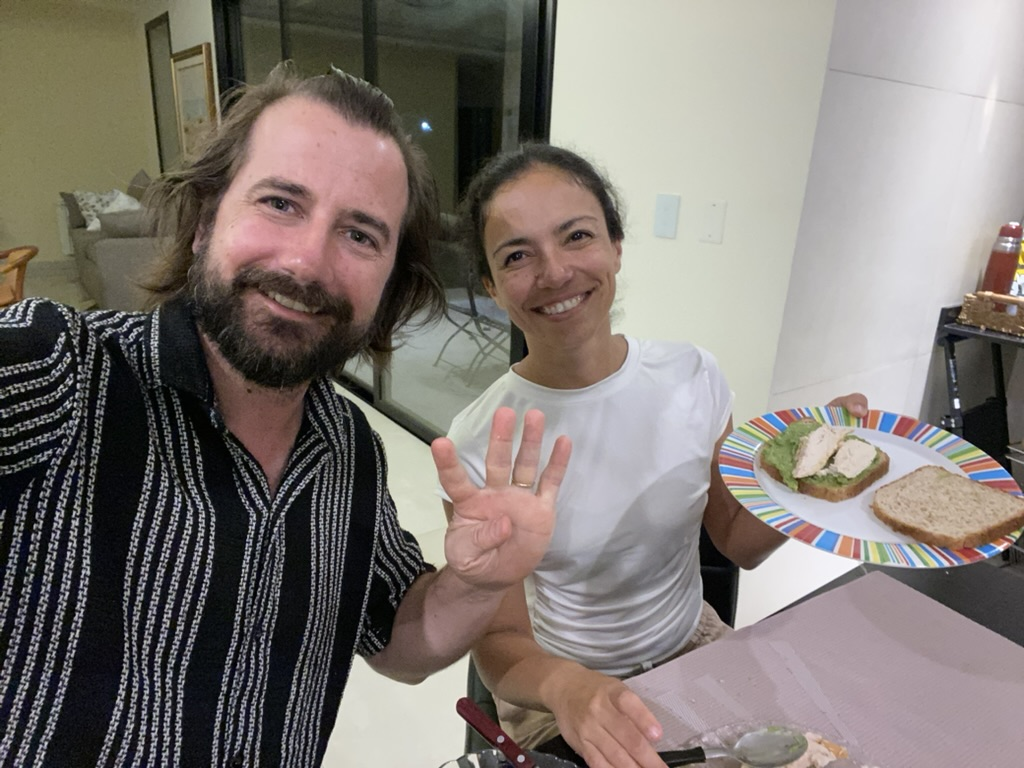
#> input picture assets/foto-original.jpeg, 1024 x 768 px, given in place of akypchan.png, which was not available
$ python make_faces.py
#> lines starting #> are read from the running program, lines starting #| are printed output that depends on the picture; pictures that were not available may be replaced by others from this repository, and a replacement may not be noted
from pathlib import Path
from collections import deque

from PIL import Image, ImageEnhance, ImageFilter


ROOT = Path(__file__).resolve().parents[1]
SRC = ROOT / "assets" / "akypchan.png"


def is_checker_pixel(pixel):
    r, g, b, _ = pixel
    return max(r, g, b) - min(r, g, b) <= 12 and min(r, g, b) >= 184


def remove_checker_background(image):
    width, height = image.size
#> width = 1053; height = 1568
    pixels = image.load()
    background = Image.new("L", image.size, 0)
#> background: PIL image 1053x1568 L; every value is 0
    bg_pixels = background.load()
    queue = deque()

    for x in range(width):
        queue.append((x, 0))
        queue.append((x, height - 1))
    for y in range(height):
        queue.append((0, y))
        queue.append((width - 1, y))

    while queue:
        x, y = queue.popleft()
        if x < 0 or y < 0 or x >= width or y >= height:
            continue
        if bg_pixels[x, y] or not is_checker_pixel(pixels[x, y]):
            continue

        bg_pixels[x, y] = 255
        queue.append((x + 1, y))
        queue.append((x - 1, y))
        queue.append((x, y + 1))
        queue.append((x, y - 1))

    alpha = Image.eval(background.filter(ImageFilter.GaussianBlur(1.2)), lambda v: 255 - v)
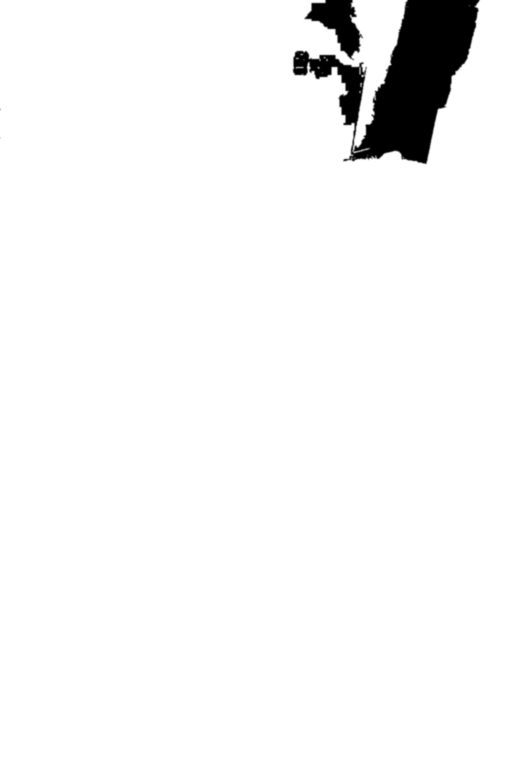
#> alpha: PIL image 1053x1568 L (shown at 1/2 size); min 0, max 255, mean 245.8
    cleaned = image.copy()
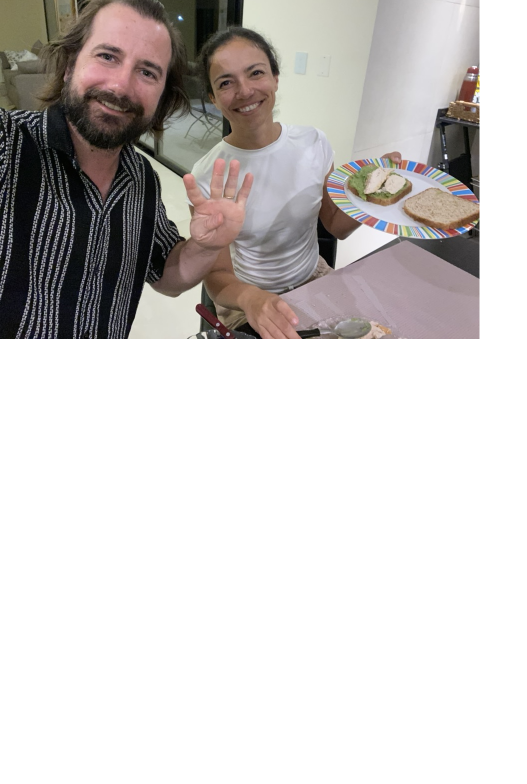
#> cleaned: PIL image 1053x1568 RGBA (shown at 1/2 size); mean R, G, B, A 51.8, 48.4, 46.8, 100.4; transparent parts drawn white
    cleaned.putalpha(alpha)
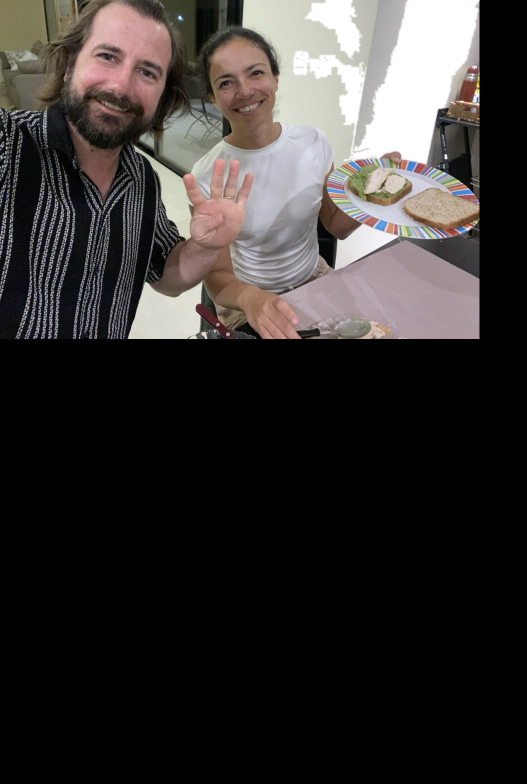
#> cleaned: PIL image 1053x1568 RGBA (shown at 1/2 size); mean R, G, B, A 51.8, 48.4, 46.8, 245.8; transparent parts drawn white
    return cleaned


def make_face(name, box, output_size, brightness=1.02, contrast=1.04):
    image = Image.open(SRC).convert("RGBA")
    face = remove_checker_background(image.crop(box))
    face = ImageEnhance.Brightness(face).enhance(brightness)
    face = ImageEnhance.Contrast(face).enhance(contrast)
    face.thumbnail((output_size, output_size), Image.Resampling.LANCZOS)
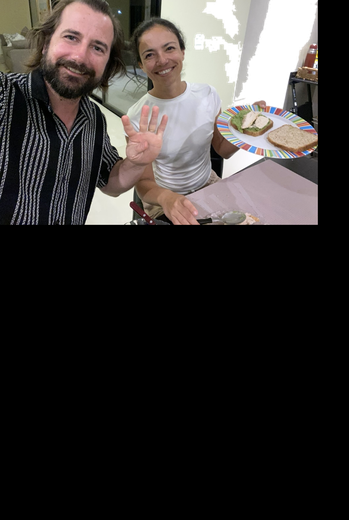
#> face: PIL image 349x520 RGBA; mean R, G, B, A 47.3, 43.8, 42, 245.8; transparent parts drawn white

    canvas = Image.new("RGBA", (output_size, output_size), (0, 0, 0, 0))
#> canvas: PIL image 520x520 RGBA; every value is 0
    x = (output_size - face.width) // 2
#> x = 85
    y = (output_size - face.height) // 2
#> y = 0
    canvas.alpha_composite(face, (x, y))
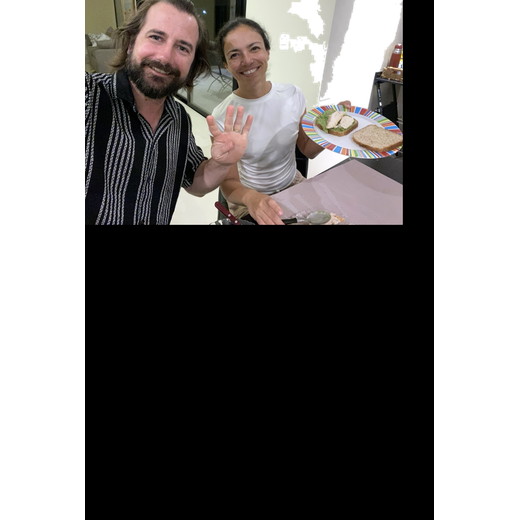
#> canvas: PIL image 520x520 RGBA; mean R, G, B, A 31.8, 29.4, 28.2, 165; transparent parts drawn white
    canvas.save(ROOT / "assets" / name)


make_face("fighter-1-face.png", (65, 90, 1118, 1658), 520)
make_face("fighter-2-face.png", (1330, 112, 2195, 1720), 520, brightness=1.04)
#> call 2 of make_face, with name = 'fighter-2-face.png', box = (1330, 112, 2195, 1720), output_size = 520, brightness = 1.04, contrast = 1.04
#> in remove_checker_background (call 2), `background = Image.new("L", image.size, 0)`: background: PIL image 865x1608 L; every value is 0
#> in remove_checker_background (call 2), `alpha = Image.eval(background.filter(ImageFilter.GaussianBlur(1.2)), l..`: alpha: PIL image 865x1608 L; every value is 255
#> in remove_checker_background (call 2), `cleaned = image.copy()`: cleaned: PIL image 865x1608 RGBA; every value is 0
#> in make_face (call 2), `canvas.alpha_composite(face, (x, y))`:
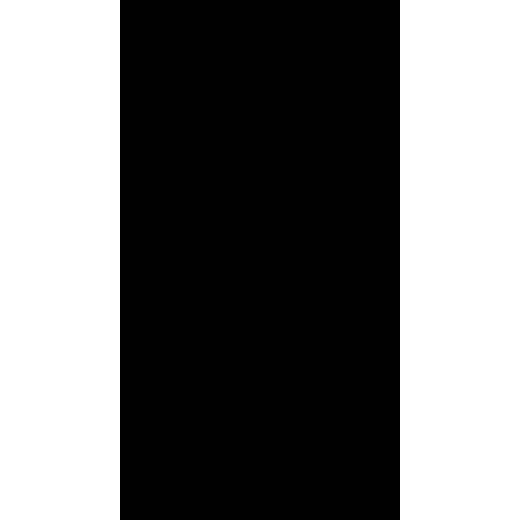
#> canvas: PIL image 520x520 RGBA; mean R, G, B, A 0, 0, 0, 137.3; transparent parts drawn white
